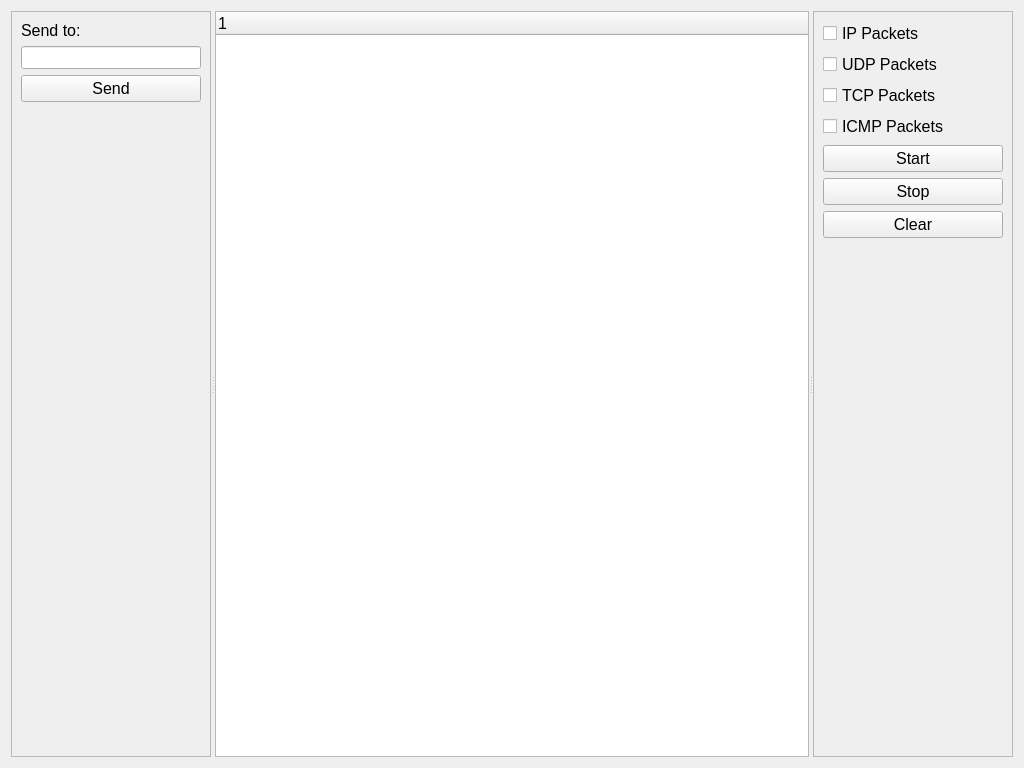
<?xml version="1.0" encoding="UTF-8"?>
<ui version="4.0">
 <class>Widget</class>
 <widget class="QWidget" name="Widget">
  <property name="geometry">
   <rect>
    <x>0</x>
    <y>0</y>
    <width>1024</width>
    <height>768</height>
   </rect>
  </property>
  <property name="sizePolicy">
   <sizepolicy hsizetype="Preferred" vsizetype="Preferred">
    <horstretch>0</horstretch>
    <verstretch>0</verstretch>
   </sizepolicy>
  </property>
  <property name="minimumSize">
   <size>
    <width>1024</width>
    <height>768</height>
   </size>
  </property>
  <property name="maximumSize">
   <size>
    <width>16777215</width>
    <height>16777215</height>
   </size>
  </property>
  <property name="windowTitle">
   <string>Widget</string>
  </property>
  <layout class="QHBoxLayout" name="horizontalLayout">
   <item>
    <widget class="QSplitter" name="splitter">
     <property name="orientation">
      <enum>Qt::Horizontal</enum>
     </property>
     <property name="childrenCollapsible">
      <bool>false</bool>
     </property>
     <widget class="QFrame" name="frame_2">
      <property name="sizePolicy">
       <sizepolicy hsizetype="Maximum" vsizetype="Preferred">
        <horstretch>0</horstretch>
        <verstretch>1</verstretch>
       </sizepolicy>
      </property>
      <property name="minimumSize">
       <size>
        <width>200</width>
        <height>0</height>
       </size>
      </property>
      <property name="maximumSize">
       <size>
        <width>250</width>
        <height>16777215</height>
       </size>
      </property>
      <property name="frameShape">
       <enum>QFrame::StyledPanel</enum>
      </property>
      <property name="frameShadow">
       <enum>QFrame::Raised</enum>
      </property>
      <layout class="QVBoxLayout" name="verticalLayout_2">
       <item>
        <widget class="QLabel" name="SendToLabel">
         <property name="font">
          <font>
           <pointsize>12</pointsize>
          </font>
         </property>
         <property name="text">
          <string>Send to:</string>
         </property>
        </widget>
       </item>
       <item>
        <widget class="QLineEdit" name="SendFromLineEdit">
         <property name="font">
          <font>
           <pointsize>10</pointsize>
          </font>
         </property>
         <property name="inputMask">
          <string/>
         </property>
        </widget>
       </item>
       <item>
        <widget class="QPushButton" name="SendButton">
         <property name="font">
          <font>
           <pointsize>12</pointsize>
          </font>
         </property>
         <property name="text">
          <string>Send</string>
         </property>
        </widget>
       </item>
       <item>
        <spacer name="verticalSpacer_2">
         <property name="orientation">
          <enum>Qt::Vertical</enum>
         </property>
         <property name="sizeHint" stdset="0">
          <size>
           <width>20</width>
           <height>639</height>
          </size>
         </property>
        </spacer>
       </item>
      </layout>
     </widget>
     <widget class="QTreeWidget" name="packetList">
      <property name="sizePolicy">
       <sizepolicy hsizetype="Expanding" vsizetype="Expanding">
        <horstretch>100</horstretch>
        <verstretch>0</verstretch>
       </sizepolicy>
      </property>
      <property name="font">
       <font>
        <pointsize>12</pointsize>
       </font>
      </property>
     </widget>
     <widget class="QFrame" name="frame">
      <property name="sizePolicy">
       <sizepolicy hsizetype="Minimum" vsizetype="Preferred">
        <horstretch>0</horstretch>
        <verstretch>1</verstretch>
       </sizepolicy>
      </property>
      <property name="minimumSize">
       <size>
        <width>200</width>
        <height>250</height>
       </size>
      </property>
      <property name="maximumSize">
       <size>
        <width>100</width>
        <height>16777215</height>
       </size>
      </property>
      <property name="frameShape">
       <enum>QFrame::StyledPanel</enum>
      </property>
      <property name="frameShadow">
       <enum>QFrame::Raised</enum>
      </property>
      <layout class="QVBoxLayout" name="verticalLayout">
       <item>
        <widget class="QCheckBox" name="IP">
         <property name="font">
          <font>
           <pointsize>12</pointsize>
          </font>
         </property>
         <property name="text">
          <string>IP Packets</string>
         </property>
        </widget>
       </item>
       <item>
        <widget class="QCheckBox" name="UDP">
         <property name="font">
          <font>
           <pointsize>12</pointsize>
          </font>
         </property>
         <property name="text">
          <string>UDP Packets</string>
         </property>
        </widget>
       </item>
       <item>
        <widget class="QCheckBox" name="TCP">
         <property name="font">
          <font>
           <pointsize>12</pointsize>
          </font>
         </property>
         <property name="text">
          <string>TCP Packets</string>
         </property>
        </widget>
       </item>
       <item>
        <widget class="QCheckBox" name="ICMP">
         <property name="font">
          <font>
           <pointsize>12</pointsize>
          </font>
         </property>
         <property name="text">
          <string>ICMP Packets</string>
         </property>
        </widget>
       </item>
       <item>
        <widget class="QPushButton" name="StartButton">
         <property name="sizePolicy">
          <sizepolicy hsizetype="Preferred" vsizetype="Fixed">
           <horstretch>0</horstretch>
           <verstretch>0</verstretch>
          </sizepolicy>
         </property>
         <property name="minimumSize">
          <size>
           <width>50</width>
           <height>0</height>
          </size>
         </property>
         <property name="font">
          <font>
           <pointsize>12</pointsize>
          </font>
         </property>
         <property name="text">
          <string>Start</string>
         </property>
        </widget>
       </item>
       <item>
        <widget class="QPushButton" name="StopButton">
         <property name="sizePolicy">
          <sizepolicy hsizetype="Preferred" vsizetype="Fixed">
           <horstretch>0</horstretch>
           <verstretch>0</verstretch>
          </sizepolicy>
         </property>
         <property name="font">
          <font>
           <pointsize>12</pointsize>
          </font>
         </property>
         <property name="text">
          <string>Stop</string>
         </property>
        </widget>
       </item>
       <item>
        <widget class="QPushButton" name="ClearButton">
         <property name="font">
          <font>
           <pointsize>12</pointsize>
          </font>
         </property>
         <property name="text">
          <string>Clear</string>
         </property>
        </widget>
       </item>
       <item>
        <spacer name="verticalSpacer">
         <property name="orientation">
          <enum>Qt::Vertical</enum>
         </property>
         <property name="sizeHint" stdset="0">
          <size>
           <width>20</width>
           <height>40</height>
          </size>
         </property>
        </spacer>
       </item>
      </layout>
     </widget>
    </widget>
   </item>
  </layout>
 </widget>
 <resources/>
 <connections/>
</ui>
